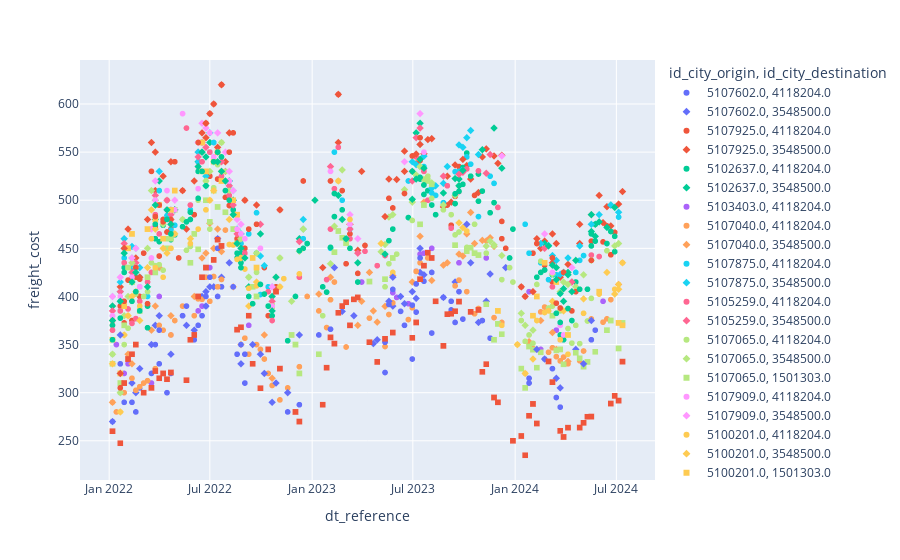

The code cell stored with this chart in its notebook:
### Markdown cell above
![image.png](attachment:image.png)

### Code cell
# Visualizando os dados, é possível percever a sazonalidade, com o pico do preço em julho e os preços baixos em janeiro.
fig = px.scatter(df_freight_costs_distances, x="dt_reference", y="freight_cost", color="id_city_origin", symbol='id_city_destination')
fig.show()
